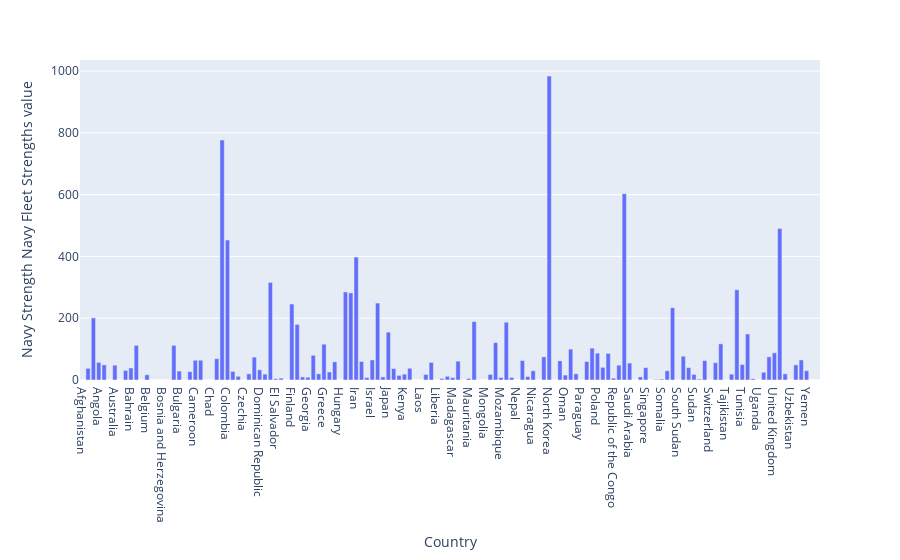

Notebook source saved alongside this figure:
### Code cell
fig = px.bar(df_2,x= "Country" , y = df_2["Navy Strength Navy Fleet Strengths value"])
fig.show()

### Figure 1 — Plotly figure (JSON) as saved in the notebook; plotly's stock layout.template omitted (floating-point values rounded to 4 significant figures; data arrays with more than 128 entries replaced by an {"elided": "..."} marker saying what was removed)
{"data": [{"alignmentgroup": "True", "hovertemplate": "Country=%{x}<br>Navy Strength Navy Fleet Strengths value=%{y}<extra></extra>", "legendgroup": "", "marker": {"color": "#636efa", "pattern": {"shape": ""}}, "name": "", "offsetgroup": "", "orientation": "v", "showlegend": false, "textposition": "auto", "type": "bar", "x": {"elided": "138 str values"}, "xaxis": "x", "y": {"elided": "138 int values"}, "yaxis": "y"}], "layout": {"barmode": "relative", "legend": {"tracegroupgap": 0}, "margin": {"t": 60}, "xaxis": {"anchor": "y", "domain": [0, 1], "title": {"text": "Country"}}, "yaxis": {"anchor": "x", "domain": [0, 1], "title": {"text": "Navy Strength Navy Fleet Strengths value"}}}}
